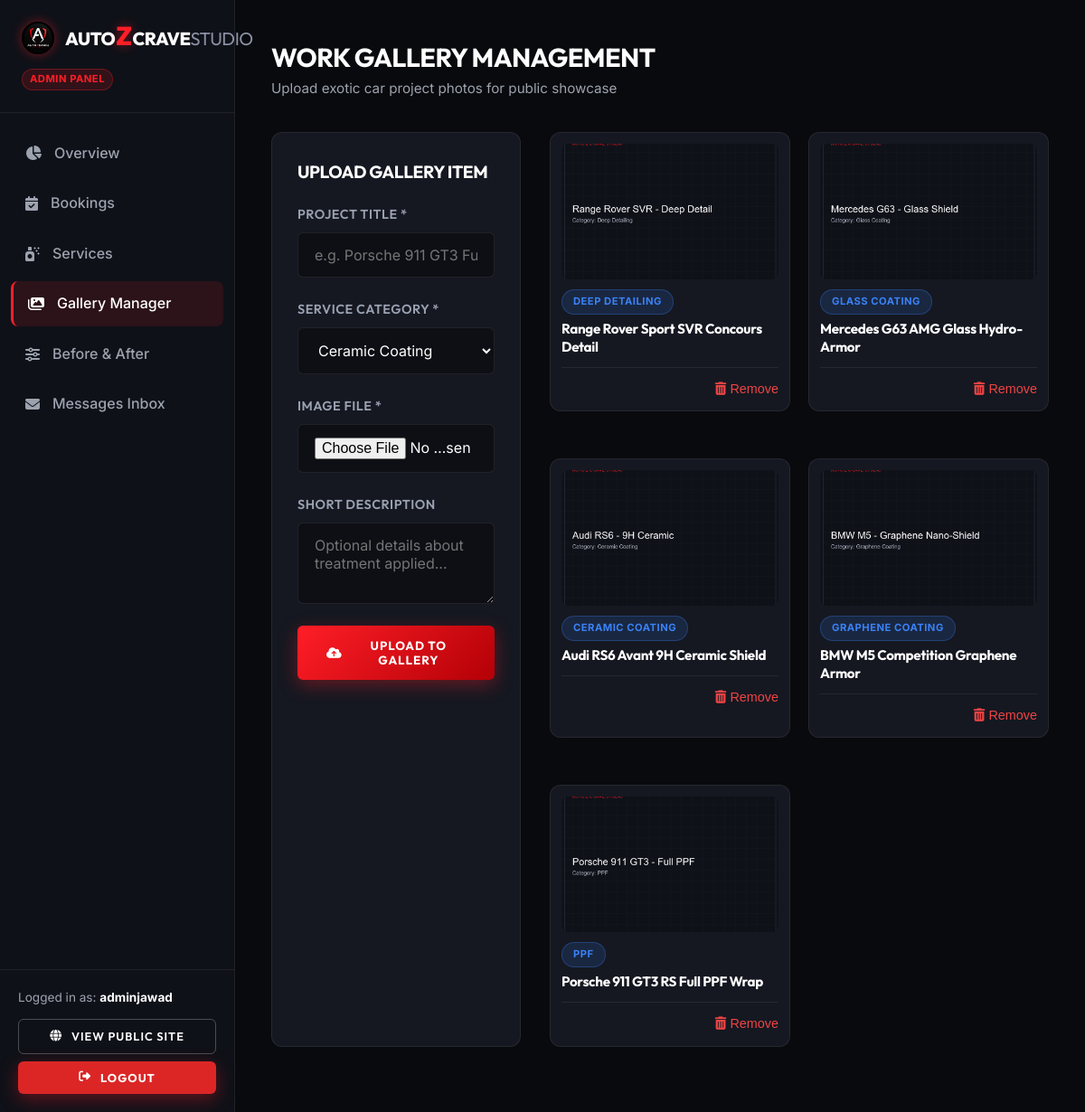
/admin/gallery (signed in), run on the app's committed database.
### models/user.py (models this page shows, shortened)
class User(UserMixin, db.Model):
    __tablename__ = 'users'
    id = db.Column(db.Integer, primary_key=True)
    name = db.Column(db.String(100), nullable=False)
    email = db.Column(db.String(120), unique=True, nullable=False, index=True)
    password_hash = db.Column(db.String(256), nullable=False)
    role = db.Column(db.String(20), nullable=False, default='customer')  # 'admin' or 'customer'
    created_at = db.Column(db.DateTime, default=datetime.utcnow)
    def is_admin(self):
        return self.role == 'admin'

### models/gallery.py (models this page shows, shortened)
class GalleryItem(db.Model):
    __tablename__ = 'gallery'
    id = db.Column(db.Integer, primary_key=True)
    title = db.Column(db.String(150), nullable=False)
    image_path = db.Column(db.String(255), nullable=False)
    category = db.Column(db.String(50), nullable=False)  # Ceramic Coating, Glass Coating, Graphene Coating, PPF, Deep Detailing, General
    description = db.Column(db.Text, nullable=True)
    created_at = db.Column(db.DateTime, default=datetime.utcnow)

### routes/admin.py (the view, shortened to what this page needs)
@admin_bp.route('/gallery', methods=['GET', 'POST'])
@admin_required
def gallery():
    items = GalleryItem.query.order_by(GalleryItem.created_at.desc()).all()
    categories = ['Ceramic Coating', 'Glass Coating', 'Graphene Coating', 'PPF', 'Deep Detailing', 'General']
    return render_template('admin/gallery.html', items=items, categories=categories)

### routes/admin.py (called while the page is built)
def admin_required(f):
    @wraps(f)
    @login_required
    def decorated_function(*args, **kwargs):
        if not current_user.is_admin():
            flash('Admin authorization required.', 'error')
            return redirect(url_for('auth.login'))
        return f(*args, **kwargs)
    return decorated_function

### templates/admin/gallery.html (shortened to what this page needs)
{% extends "admin/base_admin.html" %}
{% block content %}
<div class="admin-header">
    <div>
        <h1 class="admin-page-title">WORK GALLERY MANAGEMENT</h1>
        <p style="color: var(--admin-muted); font-size: 0.95rem;">Upload exotic car project photos for public showcase</p>
    </div>
</div>
<div style="display: grid; grid-template-columns: 1fr 2fr; gap: 32px;">
    <div class="admin-card-box">
        <h3 style="font-size: 1.2rem; margin-bottom: 20px;">UPLOAD GALLERY ITEM</h3>
        <form action="{{ url_for('admin.gallery') }}" method="POST" enctype="multipart/form-data" class="booking-form">
            <div class="form-group">
                <label class="form-label">Project Title *</label>
                <input type="text" name="title" class="form-control" placeholder="e.g. Porsche 911 GT3 Full PPF" required>
            </div>
            <div class="form-group">
                <label class="form-label">Service Category *</label>
                <select name="category" class="form-select" required>
                    {% for c in categories %}
                    <option value="{{ c }}">{{ c }}</option>
                    {% endfor %}
                </select>
            </div>
            <div class="form-group">
                <label class="form-label">Image File *</label>
                <input type="file" name="image" class="form-control" accept="image/*" required>
            </div>
            <div class="form-group">
                <label class="form-label">Short Description</label>
                <textarea name="description" class="form-control" rows="3" placeholder="Optional details about treatment applied..."></textarea>
            </div>
            <button type="submit" class="btn-primary" style="width: 100%;">
                <i class="fa-solid fa-cloud-arrow-up"></i> UPLOAD TO GALLERY
            </button>
        </form>
    </div>
    <div>
        <div style="display: grid; grid-template-columns: repeat(auto-fill, minmax(220px, 1fr)); gap: 20px;">
            {% for item in items %}
            <div class="admin-card-box" style="padding: 12px;">
                <img src="{{ url_for('static', filename=item.image_path) }}" alt="{{ item.title }}" style="width: 100%; height: 150px; object-fit: cover; border-radius: 8px; margin-bottom: 10px;">
                <span class="badge badge-confirmed" style="font-size: 0.7rem;">{{ item.category }}</span>
                <h4 style="font-size: 0.95rem; margin-top: 6px; color: #fff; line-height: 1.3;">{{ item.title }}</h4>
                <div style="margin-top: 12px; padding-top: 10px; border-top: 1px solid var(--admin-border); text-align: right;">
                    <form action="{{ url_for('admin.delete_gallery_item', item_id=item.id) }}" method="POST" onsubmit="return confirm('Delete this gallery item?');">
                        <button type="submit" style="background: none; border: none; color: #ef4444; cursor: pointer; font-size: 0.9rem;">
                            <i class="fa-solid fa-trash-can"></i> Remove
                        </button>
                    </form>
                </div>
            </div>
            {% else %}
            <div style="grid-column: 1 / -1; text-align: center; color: var(--admin-muted); padding: 40px;" class="admin-card-box">
                No gallery images uploaded yet.
            </div>
            {% endfor %}
        </div>
    </div>
</div>
{% endblock %}

### templates/admin/base_admin.html (shortened to what this page needs)
<!DOCTYPE html>
<html lang="en">
<head>
    <link rel="stylesheet" href="https://cdnjs.cloudflare.com/ajax/libs/font-awesome/6.4.0/css/all.min.css">
    <link rel="stylesheet" href="{{ url_for('static', filename='css/style.css') }}">
    <link rel="stylesheet" href="{{ url_for('static', filename='css/admin.css') }}">
</head>
<body class="admin-body">
    <aside class="admin-sidebar">
        <div class="admin-sidebar-header">
            <a href="{{ url_for('admin.dashboard') }}" class="brand-logo" style="font-size: 1.25rem;">
                <img src="{{ url_for('static', filename='images/logo.jpg') }}" alt="AutozCraveStudio Logo" class="brand-logo-img" style="height: 36px;">
                <span>Auto<span class="z-red">Z</span>Crave<span class="studio-gray">Studio</span></span>
            </a>
            <span style="display:inline-block; font-size:0.7rem; color:var(--red-z); background:rgba(255,30,39,0.15); border:1px solid rgba(255,30,39,0.3); padding:2px 8px; border-radius:50px; font-weight:700; margin-top:8px; letter-spacing:0.5px;">ADMIN PANEL</span>
        </div>
        <nav class="admin-nav">
            <a href="{{ url_for('admin.dashboard') }}" class="admin-nav-item {% if request.endpoint == 'admin.dashboard' %}active{% endif %}">
                <i class="fa-solid fa-chart-pie"></i> Overview
            </a>
            <a href="{{ url_for('admin.bookings') }}" class="admin-nav-item {% if request.endpoint == 'admin.bookings' %}active{% endif %}">
                <i class="fa-solid fa-calendar-check"></i> Bookings
            </a>
            <a href="{{ url_for('admin.services') }}" class="admin-nav-item {% if request.endpoint == 'admin.services' %}active{% endif %}">
                <i class="fa-solid fa-spray-can-sparkles"></i> Services
            </a>
            <a href="{{ url_for('admin.gallery') }}" class="admin-nav-item {% if request.endpoint == 'admin.gallery' %}active{% endif %}">
                <i class="fa-solid fa-images"></i> Gallery Manager
            </a>
            <a href="{{ url_for('admin.before_after') }}" class="admin-nav-item {% if request.endpoint == 'admin.before_after' %}active{% endif %}">
                <i class="fa-solid fa-sliders"></i> Before & After
            </a>
            <a href="{{ url_for('admin.messages') }}" class="admin-nav-item {% if request.endpoint == 'admin.messages' %}active{% endif %}">
                <i class="fa-solid fa-envelope"></i> Messages Inbox
            </a>
        </nav>
        <div class="admin-sidebar-footer">
            <div style="font-size: 0.85rem; color: var(--admin-muted); margin-bottom: 12px;">
                Logged in as: <strong style="color:#fff;">{{ current_user.name }}</strong>
            </div>
            <a href="{{ url_for('main.index') }}" class="btn-outline" target="_blank" style="width: 100%; padding: 8px 14px; font-size: 0.8rem; margin-bottom: 8px;">
                <i class="fa-solid fa-globe"></i> View Public Site
            </a>
            <a href="{{ url_for('auth.logout') }}" class="btn-primary" style="width: 100%; padding: 8px 14px; font-size: 0.8rem; background: #dc2626;">
                <i class="fa-solid fa-right-from-bracket"></i> Logout
            </a>
        </div>
    </aside>
    <main class="admin-main">
        {% block content %}{% endblock %}
    </main>
</body>
</html>

### static/css/style.css (style rules this page uses)
:root { --bg-dark: #0a0b0e; --bg-surface: #11131a; --bg-card: rgba(20, 24, 34, 0.75); --bg-card-hover: rgba(28, 33, 46, 0.85); --border-color: rgba(255, 255, 255, 0.08); --border-accent: rgba(255, 30, 39, 0.4); --text-main: #ffffff; --text-muted: #9aa1b2; --text-subtle: #6c758d; --red-z: #ff1e27; --red-glow: rgba(255, 30, 39, 0.45); --red-gradient: linear-gradient(135deg, #ff1e27 0%, #b30006 100%); --font-heading: 'Outfit', 'Montserrat', -apple-system, sans-serif; --font-body: 'Inter', -apple-system, sans-serif; --radius-sm: 6px; --radius-md: 12px; --radius-lg: 20px; --transition: all 0.3s cubic-bezier(0.16, 1, 0.3, 1); }
*, *::before, *::after { box-sizing: border-box; margin: 0; padding: 0; }
html { scroll-behavior: smooth; font-size: 16px; }
body { background-color: var(--bg-dark); color: var(--text-main); font-family: var(--font-body); line-height: 1.6; overflow-x: hidden; min-height: 100vh; display: flex; flex-direction: column; }
h1, h2, h3, h4, h5, h6 { font-family: var(--font-heading); font-weight: 700; letter-spacing: -0.02em; color: var(--text-main); }
a { color: inherit; text-decoration: none; transition: var(--transition); }
img { max-width: 100%; height: auto; display: block; }
.brand-logo { font-family: var(--font-heading); font-size: 1.6rem; font-weight: 800; letter-spacing: -0.5px; text-transform: uppercase; color: #ffffff; display: inline-flex; align-items: center; gap: 12px; margin-right: 40px; }
.brand-logo-img { height: 44px; width: auto; border-radius: 50%; box-shadow: 0 0 12px var(--red-glow); transition: transform 0.3s ease; }
.brand-logo .z-red { color: var(--red-z); text-shadow: 0 0 12px var(--red-glow); font-size: 1.8rem; line-height: 1; margin: 0 1px; }
.brand-logo .studio-gray { color: #8a91a4; font-weight: 400; }
.btn-primary { display: inline-flex; align-items: center; justify-content: center; gap: 10px; background: var(--red-gradient); color: #ffffff; font-family: var(--font-heading); font-weight: 700; text-transform: uppercase; letter-spacing: 1px; padding: 14px 32px; border-radius: var(--radius-sm); border: none; cursor: pointer; box-shadow: 0 6px 20px rgba(255, 30, 39, 0.35); transition: var(--transition); }
.btn-outline { display: inline-flex; align-items: center; justify-content: center; gap: 10px; background: transparent; color: #ffffff; font-family: var(--font-heading); font-weight: 600; text-transform: uppercase; letter-spacing: 1px; padding: 13px 30px; border-radius: var(--radius-sm); border: 1px solid rgba(255, 255, 255, 0.25); cursor: pointer; transition: var(--transition); }
.booking-form { display: flex; flex-direction: column; gap: 24px; }
.form-group { display: flex; flex-direction: column; gap: 8px; }
.form-label { font-family: var(--font-heading); font-size: 0.9rem; font-weight: 600; text-transform: uppercase; letter-spacing: 0.5px; color: var(--text-muted); }
.form-control, .form-select { width: 100%; padding: 14px 18px; background: rgba(10, 11, 14, 0.6); border: 1px solid var(--border-color); border-radius: var(--radius-sm); color: var(--text-main); font-family: var(--font-body); font-size: 1rem; transition: var(--transition); }

### data on the page
User: name "adminjawad"
GalleryItem: image_path (picture), category "DEEP DETAILING", title "Range Rover Sport SVR Concours Detail"
GalleryItem: image_path (picture), category "GLASS COATING", title "Mercedes G63 AMG Glass Hydro-Armor"
GalleryItem: image_path (picture), category "CERAMIC COATING", title "Audi RS6 Avant 9H Ceramic Shield"
GalleryItem: image_path (picture), category "GRAPHENE COATING", title "BMW M5 Competition Graphene Armor"
GalleryItem: image_path (picture), category "PPF", title "Porsche 911 GT3 RS Full PPF Wrap"

### other printed values
form field category "Ceramic Coating"
